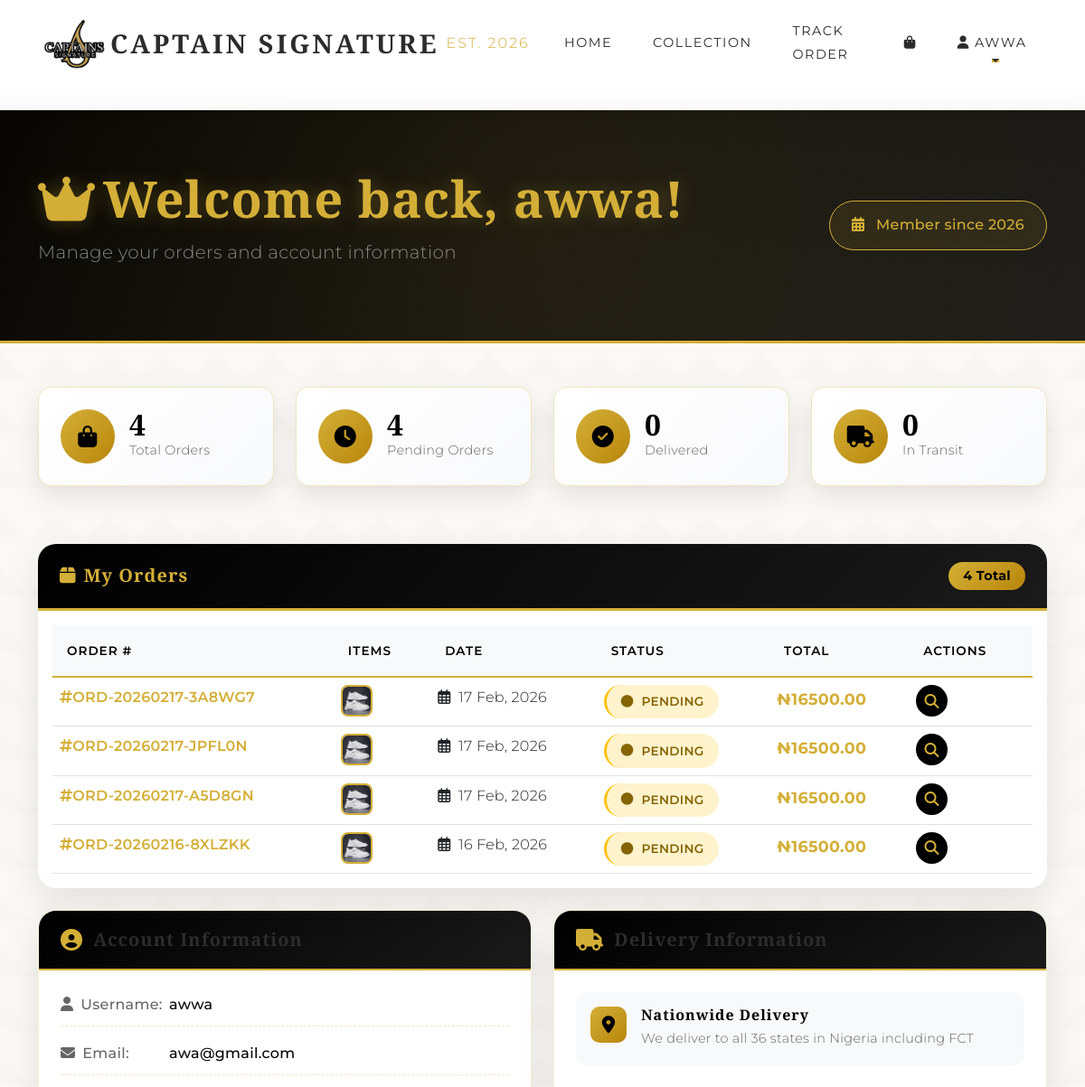
/dashboard (signed in, upper part), run on an earlier commit of the app's database.
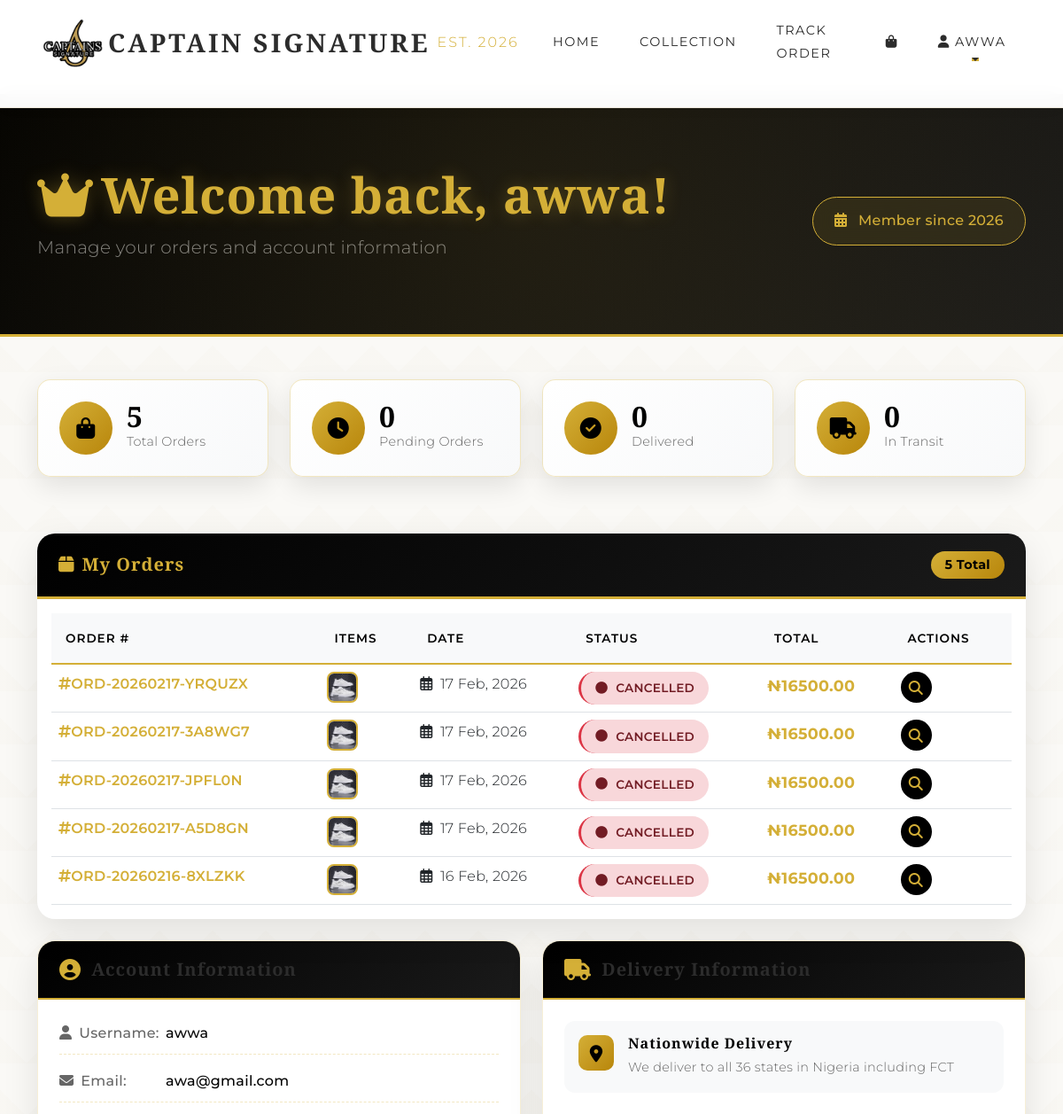
And on a later commit of the database.
### models.py (models this page shows)
class Order(db.Model):
    id = db.Column(db.Integer, primary_key=True)
    order_number = db.Column(db.String(50), unique=True, default=generate_order_number)
    user_id = db.Column(db.Integer, db.ForeignKey('user.id'), nullable=False)
    order_date = db.Column(db.DateTime, default=datetime.utcnow)
    status = db.Column(db.String(50), default='pending')  # pending, processing, shipped, delivered, cancelled
    subtotal = db.Column(db.Float, default=0.0)
    delivery_fee = db.Column(db.Float, default=1500.00)
    total_amount = db.Column(db.Float, default=0.0)
    shipping_name = db.Column(db.String(100), nullable=True)
    shipping_address = db.Column(db.Text, nullable=True)
    shipping_city = db.Column(db.String(100), nullable=True)
    shipping_state = db.Column(db.String(100), nullable=True)
    shipping_phone = db.Column(db.String(20), nullable=True)
    shipping_email = db.Column(db.String(120), nullable=True)
    tracking_number = db.Column(db.String(100), nullable=True)
    carrier = db.Column(db.String(50), nullable=True)
    estimated_delivery = db.Column(db.DateTime, nullable=True)
    delivered_date = db.Column(db.DateTime, nullable=True)
    payment_method = db.Column(db.String(50), default='cash_on_delivery')
    payment_status = db.Column(db.String(50), default='pending')  # pending, paid
    admin_notes = db.Column(db.Text, nullable=True)
    customer_notes = db.Column(db.Text, nullable=True)
    items = db.relationship('OrderItem', backref='order', lazy=True, cascade='all, delete-orphan')
    tracking_updates = db.relationship('OrderTracking', backref='order', lazy=True, cascade='all, delete-orphan')

class OrderItem(db.Model):
    id = db.Column(db.Integer, primary_key=True)
    order_id = db.Column(db.Integer, db.ForeignKey('order.id'), nullable=False)
    product_id = db.Column(db.Integer, db.ForeignKey('product.id'), nullable=False)
    quantity = db.Column(db.Integer, nullable=False)
    price = db.Column(db.Float, nullable=False)
    product_name = db.Column(db.String(100), nullable=True)
    product_image = db.Column(db.String(200), nullable=True)

class Settings(db.Model):
    id = db.Column(db.Integer, primary_key=True)
    delivery_fee = db.Column(db.Float, default=1500.00)
    free_delivery_threshold = db.Column(db.Float, default=0.00)
    currency = db.Column(db.String(10), default='₦')
    site_name = db.Column(db.String(100), default='Captain Signature')
    updated_at = db.Column(db.DateTime, default=datetime.utcnow, onupdate=datetime.utcnow)
    updated_by = db.Column(db.Integer, db.ForeignKey('user.id'), nullable=True)
    @staticmethod
    def get_settings():
        try:
            settings = Settings.query.first()
            if not settings:
                settings = Settings()
                db.session.add(settings)
                db.session.commit()
            return settings
        except Exception as e:
            print(f"⚠ Error in get_settings: {e}")
            from types import SimpleNamespace
            return SimpleNamespace(
                delivery_fee=1500.00,
                free_delivery_threshold=0,
                currency='₦',
                site_name='Captain Signature'
            )

### app.py (the view)
@app.route('/dashboard')
@login_required
def dashboard():
    if current_user.is_admin:
        now = datetime.now()
        total_users = User.query.count()
        total_products = Product.query.count()
        total_orders = Order.query.count()
        today_start = datetime.now().replace(hour=0, minute=0, second=0, microsecond=0)
        new_users_today = User.query.filter(User.created_at >= today_start).count()
        month_start = datetime.now().replace(day=1, hour=0, minute=0, second=0, microsecond=0)
        new_products_this_month = Product.query.filter(Product.created_at >= month_start).count()
        pending_orders_count = Order.query.filter_by(status='pending').count()
        total_revenue = db.session.query(db.func.sum(Order.total_amount)).scalar() or 0
        recent_orders = Order.query.order_by(Order.order_date.desc()).limit(5).all()
        low_stock_count = Product.query.filter(Product.stock <= 5).filter(Product.stock > 0).count()
        out_of_stock_count = Product.query.filter_by(stock=0).count()
        in_stock_count = Product.query.filter(Product.stock > 5).count()
        recent_activities = []
        for order in recent_orders[:2]:
            recent_activities.append({
                'icon': 'shopping-cart',
                'description': f'New order #{order.order_number}',
                'time': f'{order.order_date.strftime("%H:%M")}'
            })
        recent_users = User.query.order_by(User.created_at.desc()).limit(2).all()
        for user in recent_users:
            recent_activities.append({
                'icon': 'user',
                'description': f'New user registered: {user.username}',
                'time': f'{user.created_at.strftime("%H:%M")}'
            })
        return render_template('dashboard/admin.html',
                             now=now,
                             total_users=total_users,
                             new_users_today=new_users_today,
                             total_products=total_products,
                             new_products_this_month=new_products_this_month,
                             total_orders=total_orders,
                             pending_orders_count=pending_orders_count,
                             total_revenue=total_revenue,
                             revenue_growth=0,
                             recent_orders=recent_orders,
                             low_stock_count=low_stock_count,
                             out_of_stock_count=out_of_stock_count,
                             in_stock_count=in_stock_count,
                             recent_activities=recent_activities)
    else:
        orders = Order.query.filter_by(user_id=current_user.id).order_by(Order.order_date.desc()).all()
        return render_template('dashboard/customer.html', orders=orders)

### app.py (called while the page is built)
@login_manager.user_loader
def load_user(user_id):
    return User.query.get(int(user_id))

@app.before_request
def before_request():
    if 'cart' not in session:
        session['cart'] = {}
    try:
        cart = Cart()
        g.cart_count = cart.get_total_items()
    except Exception as e:
        print(f"Error getting cart count: {e}")
        g.cart_count = 0
    try:
        g.settings = Settings.get_settings()
    except Exception as e:
        print(f"Error getting settings: {e}")
        from types import SimpleNamespace
        g.settings = SimpleNamespace(
            delivery_fee=1500.00,
            free_delivery_threshold=0,
            currency='₦',
            site_name='Captain Signature'
        )

@app.context_processor
def inject_now():
    return {'now': datetime.now()}

### cart.py (called while the page is built)
    def get_total_items(self):
        total = 0
        for item in self.cart.values():
            if isinstance(item, dict) and 'quantity' in item:
                total += int(item['quantity'])
        return total

### templates/dashboard/customer.html (shortened to what the changed rows need)
{% extends "base.html" %}
{% block content %}
<div class="dashboard-container">
    <div class="dashboard-hero" data-aos="fade-down" data-aos-duration="1000">
        <div class="container">
            <div class="row align-items-center">
                <div class="col-md-8">
                    <h1 class="display-4 gold-text animate__animated animate__fadeInLeft">
                        <i class="fas fa-crown me-2"></i>Welcome back, {{ current_user.username }}!
                    </h1>
                </div>
            </div>
        </div>
    </div>
    <div class="container mt-5">
        <div class="row mb-4">
            <div class="col-md-3 mb-3" data-aos="fade-up" data-aos-delay="100">
                <div class="stat-card">
                    <div class="stat-content">
                        <h3 class="stat-number">{{ orders|length }}</h3>
                        <p class="stat-label">Total Orders</p>
                    </div>
                </div>
            </div>
            <div class="col-md-3 mb-3" data-aos="fade-up" data-aos-delay="200">
                <div class="stat-card">
                    <div class="stat-content">
                        <h3 class="stat-number">
                            {% set pending = orders|selectattr('status', 'equalto', 'pending')|list|length %}
                            {{ pending }}
                        </h3>
                        <p class="stat-label">Pending Orders</p>
                    </div>
                </div>
            </div>
                            {% set delivered = orders|selectattr('status', 'equalto', 'delivered')|list|length %}
                            {% set shipped = orders|selectattr('status', 'equalto', 'shipped')|list|length %}
        </div>
        <div class="row mt-5">
            <div class="col-md-12">
                <div class="card premium-card" data-aos="fade-up" data-aos-duration="1200">
                    <div class="card-header premium-card-header">
                        <div class="d-flex justify-content-between align-items-center">
                            <h5 class="mb-0"><i class="fas fa-box me-2"></i>My Orders</h5>
                            <span class="badge order-count">{{ orders|length }} Total</span>
                        </div>
                    </div>
                    <div class="card-body">
                        {% if orders %}
                        <div class="table-responsive">
                            <table class="table premium-table">
                                <thead>
                                    <tr>
                                        <th>Order #</th>
                                        <th>Items</th>
                                        <th>Date</th>
                                        <th>Status</th>
                                        <th>Total</th>
                                        <th>Actions</th>
                                    </tr>
                                </thead>
                                <tbody>
                                    {% for order in orders %}
                                    <tr class="order-row" data-aos="fade-up" data-aos-delay="{{ loop.index * 100 }}">
                                        <td class="order-number">
                                            <a href="{{ url_for('track_order_result', order_number=order.order_number) }}" class="gold-link">
                                                <i class="fas fa-hashtag"></i>{{ order.order_number }}
                                            </a>
                                        </td>
                                        <td>
                                            <div class="order-items-preview">
                                                {% for item in order.items[:3] %}
                                                    {% if item.product_image %}
                                                        <div class="item-preview">
                                                            {% if item.product_image.startswith('http') %}
                                                                <img src="{{ item.product_image }}"
                                                                     alt="{{ item.product_name }}"
                                                                     class="preview-image"
                                                                     data-bs-toggle="tooltip"
                                                                     title="{{ item.product_name }}">
                                                            {% else %}
                                                                <img src="{{ url_for('static', filename='images/products/' + item.product_image) }}"
                                                                     alt="{{ item.product_name }}"
                                                                     class="preview-image"
                                                                     data-bs-toggle="tooltip"
                                                                     title="{{ item.product_name }}">
                                                            {% endif %}
                                                        </div>
                                                    {% endif %}
                                                {% endfor %}
                                            </div>
                                        </td>
                                        <td>
                                            <span class="order-date">
                                                <i class="far fa-calendar-alt me-1"></i>
                                                {{ order.order_date.strftime('%d %b, %Y') }}
                                            </span>
                                        </td>
                                        <td>
                                            <span class="status-badge status-{{ order.status }}">
                                                <i class="fas fa-circle me-1"></i>
                                                {{ order.status|upper }}
                                            </span>
                                        </td>
                                        <td>
                                            <span class="order-total">{{ g.settings.currency }}{{ "%.2f"|format(order.total_amount) }}</span>
                                        </td>
                                        <td>
                                            <a href="{{ url_for('track_order_result', order_number=order.order_number) }}"
                                               class="btn-action"
                                               data-bs-toggle="tooltip"
                                               title="Track Order">
                                                <i class="fas fa-search"></i>
                                            </a>
                                        </td>
                                    </tr>
                                    {% endfor %}
                                </tbody>
                            </table>
                        </div>
                        {% endif %}
                    </div>
                </div>
            </div>
        </div>
    </div>
</div>
{% endblock %}

What changed in the data, as far as the page shows it:
added Order: order_number "ORD-20260217-YRQUZX", order_date "17 Feb, 2026", status "CANCELLED", {{ g.settings.currency }} "₦", total_amount "16500.00"
added OrderItem: product_image (picture), shown under "ORD-20260217-YRQUZX"
changed Order "ORD-20260217-3A8WG7": status "PENDING" → "CANCELLED"
changed Order "ORD-20260217-JPFL0N": status "PENDING" → "CANCELLED"
changed Order "ORD-20260217-A5D8GN": status "PENDING" → "CANCELLED"
changed Order "ORD-20260216-8XLZKK": status "PENDING" → "CANCELLED"
Also different on the page:
{{ orders|length }}: "4" → "5"
{{ pending }}: "4" → "0"
